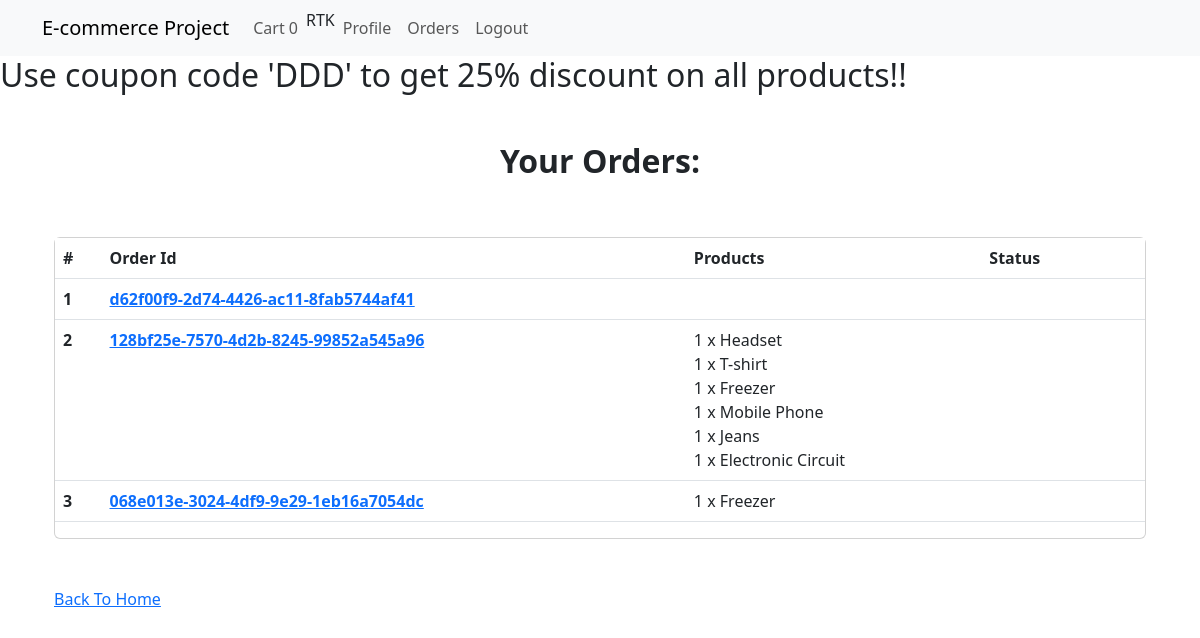
/payment/orders/ (signed in), run on an earlier commit of the app's database.
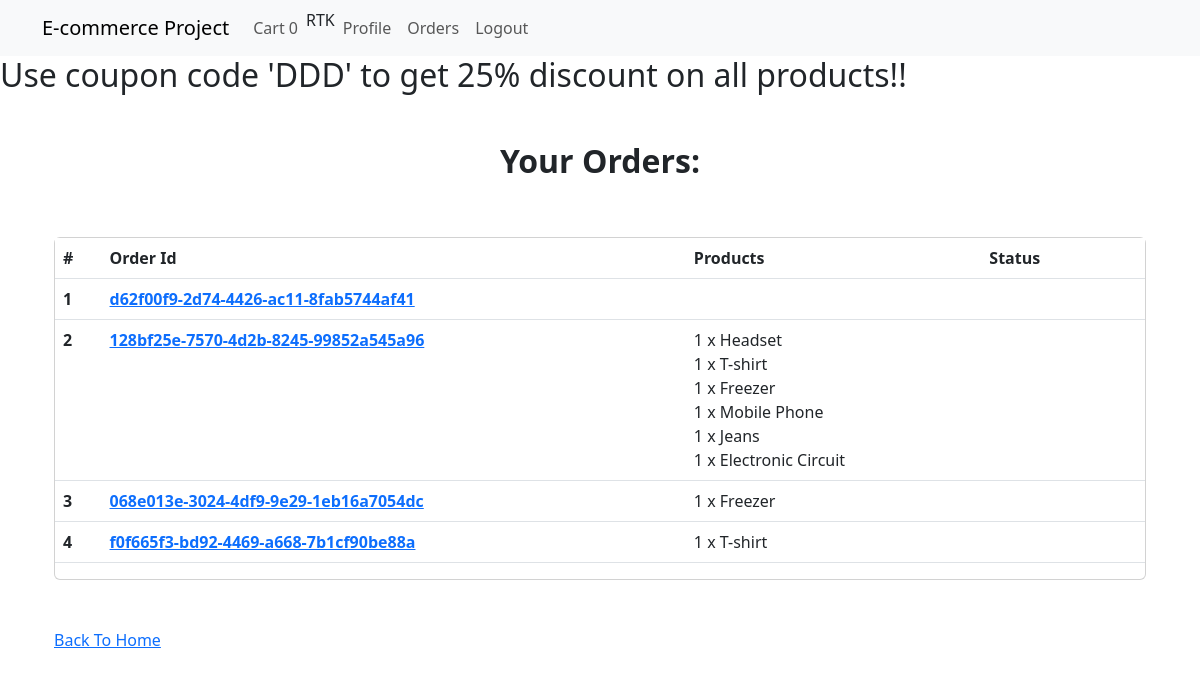
And on a later commit of the database.
### order_app/models.py (models this page shows, shortened)
class Order(models.Model):
    orderitems = models.ManyToManyField(Cart)
    user = models.ForeignKey(settings.AUTH_USER_MODEL,on_delete=models.CASCADE)
    ordered = models.BooleanField(default=False)
    created_at = models.DateTimeField(auto_now_add=True)
    paymentId = models.CharField(max_length=264,blank=True,null=True)
    orderId = models.CharField(max_length=264,blank=True,null=True)

class Cart(models.Model):
    user = models.ForeignKey(settings.AUTH_USER_MODEL,on_delete=models.CASCADE,
    related_name="cart")
    item = models.ForeignKey(Product,on_delete=models.CASCADE)
    quantity = models.IntegerField(default=1)
    purchased = models.BooleanField(default=False)
    created_at = models.DateTimeField(auto_now_add=True)
    updated_at = models.DateTimeField(auto_now=True)
    def __str__(self):
        return f'{self.quantity} x {self.item}'

### shop_app/models.py (models this page shows)
class Product(models.Model):
    mainimage = models.ImageField(upload_to='products',blank=True)
    name = models.CharField(max_length=264)
    seller_name = models.CharField(max_length=264)
    seller_phone = models.CharField(max_length=20,blank=True)
    category = models.ForeignKey(Category,on_delete=models.CASCADE,related_name='category')
    preview_text = models.TextField(max_length=200,verbose_name='Preview Text')
    detailed_text = models.TextField(max_length=1000,verbose_name='Description')
    price = models.FloatField()
    old_price = models.FloatField(default=0.00)
    created_at = models. DateTimeField(auto_now_add=True)
    def __str__(self):
        return self.name
    class Meta:
        ordering = ['-created_at',]

### payment_app/views.py (the view)
# urls.py: path('orders/',views.order_view,name='orders'),
@login_required
def order_view(request):
    try:
        orders = Order.objects.filter(user=request.user,ordered=True)
        diction = {'orders':orders}
    except:
        messages.warning(request,"You didn't order before!!")
        return redirect('shop_app:home')
    return render(request,'payment_app/order.html',context=diction)

### order_app/templatetags/cart_tags.py (called while the page is built)
@register.filter
def cart_total(user):
    order = Order.objects.filter(user=user,ordered=False)
    if order.exists():
        return order[0].orderitems.count()
    else:
        return 0

### templates/payment_app/order.html
{% extends 'base.html' %}
{% block body_block %}
  <div class="container mt-5">
    <h2 class='text-center'><strong>Your Orders: </strong></h2>
    <div class="row">
      <div class="col-md-12">
        <div class="card mt-5" style="height:auto">
          <div class="table-responsive">
            <table class="table">
              <thead>
                <tr>
                  <th scope="col">#</th>
                  <th scope="col">Order Id</th>
                  <th scope="col">Products</th>
                  <th scope="col">Status</th>
                </tr>
              </thead>
              <tbody>
                {% for order in orders %}
                  <tr>
                    <th scope="row">{{forloop.counter}}</th>
                    <th><a href="#">{{order.orderId}}</a></th>
                    <td>
                      {% for item in order.orderitems.all %}
                        {{item}}
                        <br>
                      {% endfor %}
                    </td>
                    <td><span class="badge badge-primary">In Process</span></td>
                  </tr>
                {% endfor %}
              </tbody>
            </table>
          </div>
        </div>
      </div>
      <div class="col-md-12 my-5 taxt-center">
        <a href="{% url 'shop_app:home' %}">Back To Home</a>
      </div>
    </div>
  </div>
{% endblock %}

What changed in the data, as far as the page shows it:
added Order: orderId "f0f665f3-bd92-4469-a668-7b1cf90be88a"
added Cart: quantity+item "1 x T-shirt", shown under "f0f665f3-bd92-4469-a668-7b1cf90be88a"
